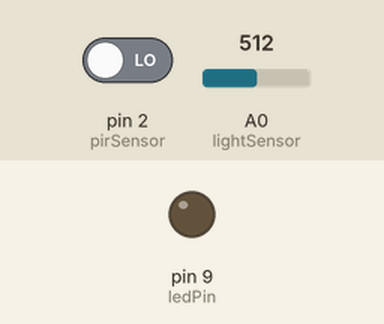
A sketch run on a simulated Arduino Uno, built with avr-gcc and run on an emulated ATmega328P. On the bench: output pins drawn as LEDs (lit = HIGH). The test bench sets the inputs (shaded band); at power-on: A0 (lightSensor) = 512, pin 2 (pirSensor) LOW. What the sketch prints to the serial monitor is not drawn.

Above: at 1.8 s.
1.9 s: A0 (lightSensor) set to 488
At 2.4 s:
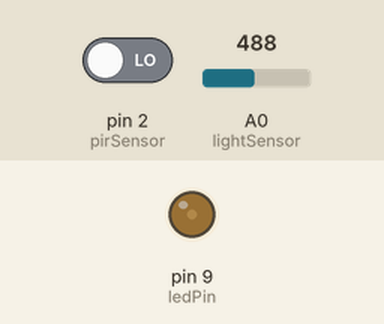
3.5 s: pin 2 (pirSensor) driven HIGH
At 5.2 s:
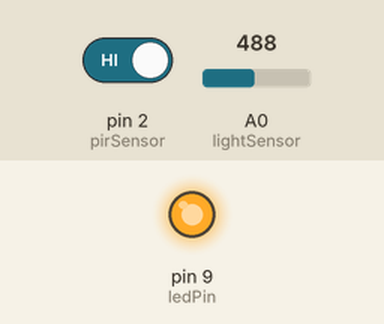
5.5 s: pin 2 (pirSensor) driven LOW
At 6.7 s:
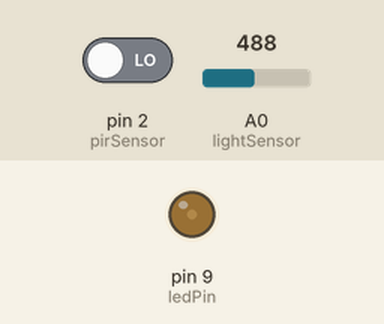
7.5 s: A0 (lightSensor) set to 510
At 8.3 s:
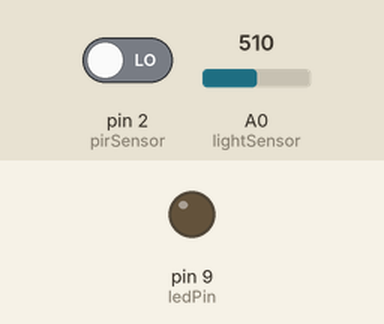
9.5 s: A0 (lightSensor) set to 490
At 11.0 s:
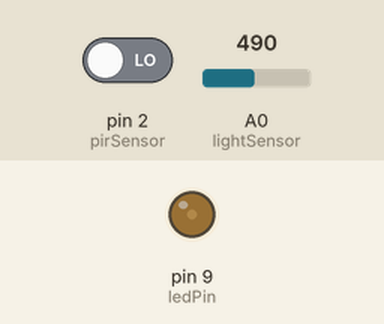
Timing chart, 0 to 12.5 s (numbered marks = the images above; inputs shaded):
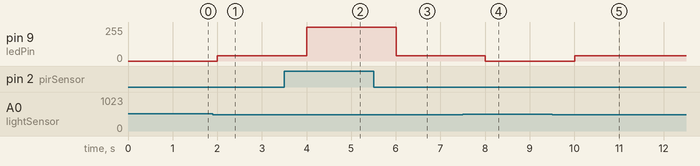

The sketch:

code.ino
```cpp
int lightSensor = A0;
int pirSensor = 2;
int ledPin = 9;
int lightValue;
int motion;
int threshold = 500;
void setup() {
  pinMode(pirSensor, INPUT);
  pinMode(ledPin, OUTPUT);
  Serial.begin(9600);
}

void loop() {
  lightValue = analogRead(lightSensor);
  motion = digitalRead(pirSensor);
  Serial.print("Light: ");
  Serial.print(lightValue);
  Serial.print(" Motion: ");
  Serial.println(motion);
  if (lightValue > threshold) {
    analogWrite(ledPin, 0);
    Serial.println("Day → Light OFF");
  }
  else {
    if (motion == HIGH) {
      analogWrite(ledPin, 255);
      Serial.println("Full Light");
    }
    else {
      analogWrite(ledPin, 40);
      Serial.println("Dim Light");
    }
  }
  delay(1000);
}
```

Measured:
- after the input at 1.9 s, pin 9 (ledPin): 0/255 → 40/255 after 0.10 s
- after the input at 3.5 s, pin 9 (ledPin): 40/255 → 255/255 after 0.50 s
- after the input at 5.5 s, pin 9 (ledPin): 255/255 → 40/255 after 0.50 s
- after the input at 7.5 s, pin 9 (ledPin): 40/255 → 0/255 after 0.51 s
- after the input at 9.5 s, pin 9 (ledPin): 0/255 → 40/255 after 0.51 s
